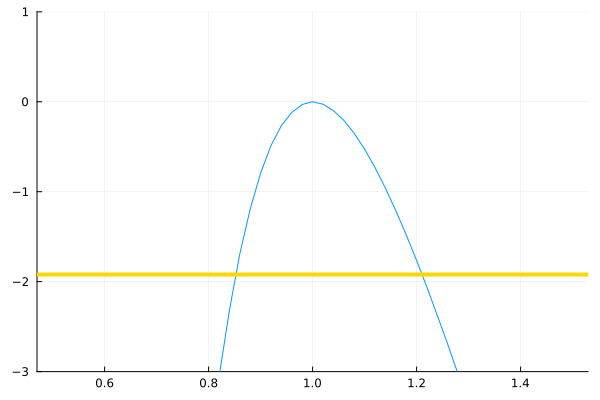
#> input picture c_code/figures/old/fullSystem_ID/PI_basicTest_1.png, 600 x 400 px, found by its file name; its folder holds 4 pictures in this run; the run also reads 1 picture not shown here
$ python process_images.py
#> lines starting #> are read from the running program, lines starting #| are printed output that depends on the picture
import cv2
import numpy as np

# Replace "path/to/your/images" with the actual directory containing your images
image_paths = [f"c_code/figures/fullSystem_ID/PI_basicTest_{i}.png" for i in range(1,16)]

# Load the images
images = [cv2.imread(path) for path in image_paths]
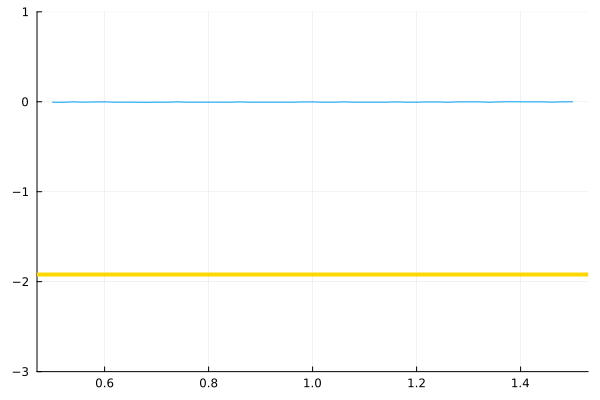
#> input picture c_code/figures/old/fullSystem_ID/PI_basicTest_10.png, 600 x 400 px, found by its file name
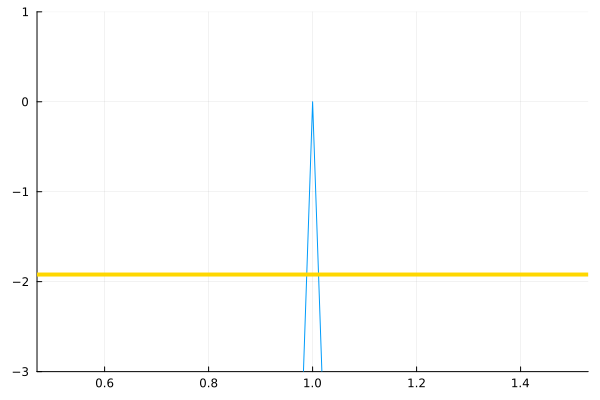
#> input picture c_code/figures/old/fullSystem_ID/PI_basicTest_12.png, 600 x 400 px, found by its file name
#> images = 15 items

# Get the dimensions of the first image
height, width, channels = images[0].shape
#> height = 400; width = 600; channels = 3

# Create a blank image for the grid
grid_image = np.zeros((height * 4, width * 4, channels), dtype=np.uint8)

# Arrange the images in the grid
for i in range(4):
    for j in range(4):
        print(i * 4 + j)
        if (i * 4 + j) < 15:
#> (the run stopped early here; a loop or call above may not have finished)
